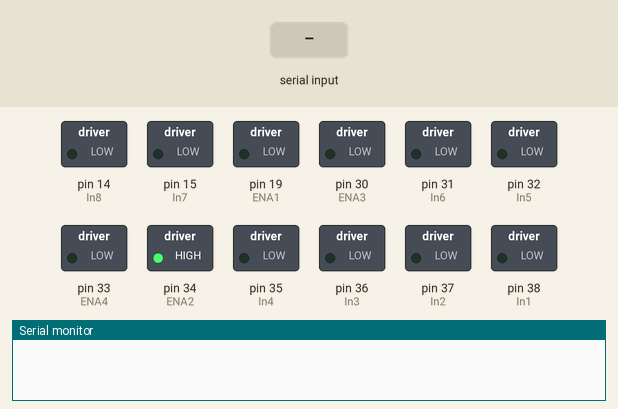
This sketch was run on a simulated Arduino Mega 2560, built with avr-gcc and run on an emulated ATmega2560. Shown: switched loads named in the sketch (green lamp = pin HIGH), the last lines printed to the serial monitor. The test bench sets the inputs (shaded band).

Above: at 1.2 s.
1.3 s: "w" received over Serial
At 1.9 s:
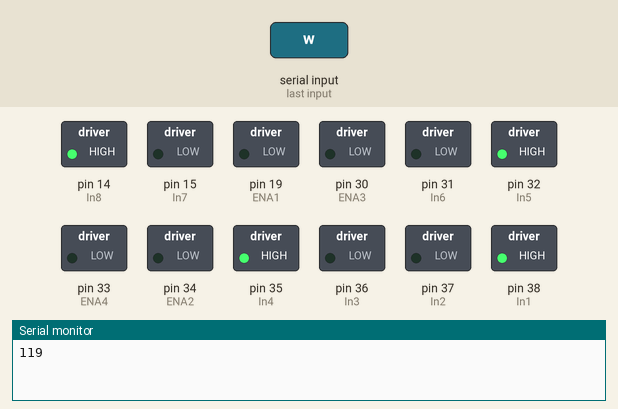
2.8 s: byte 32 (32) received over Serial
At 4.0 s:
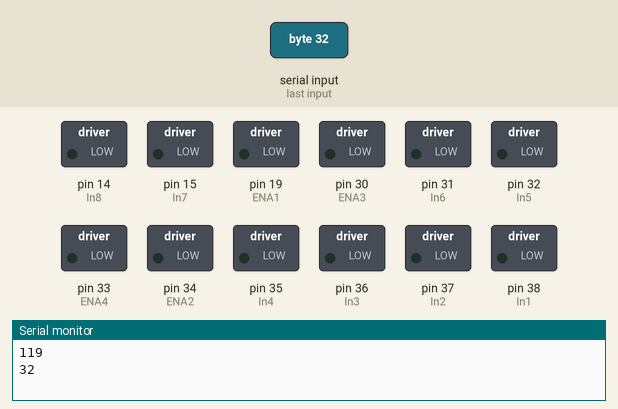
4.3 s: "s" received over Serial
At 5.4 s:
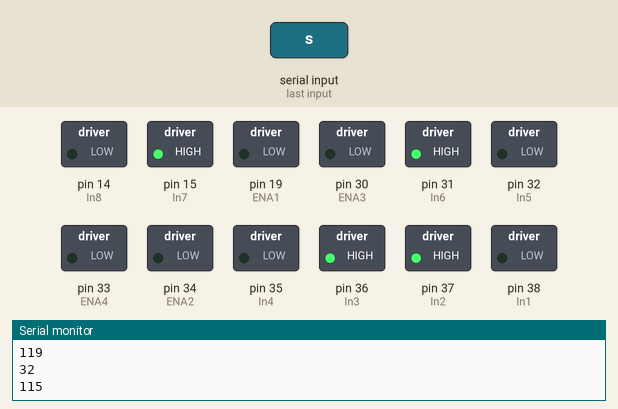
5.8 s: "d" received over Serial
At 6.5 s:
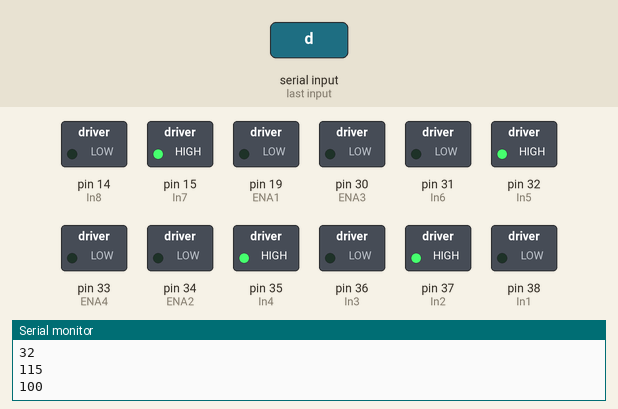
7.3 s: "a" received over Serial
At 7.7 s:
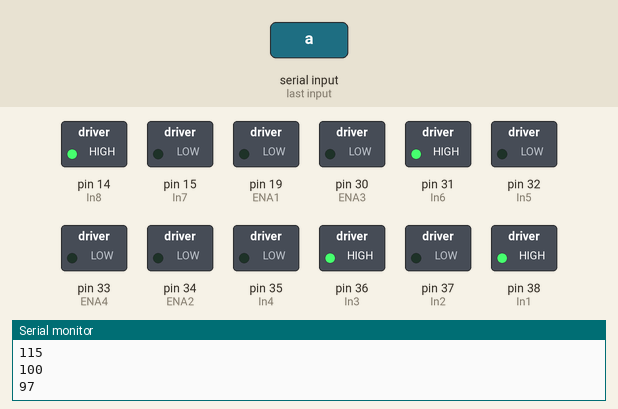
8.8 s: "e" received over Serial
At 10.0 s:
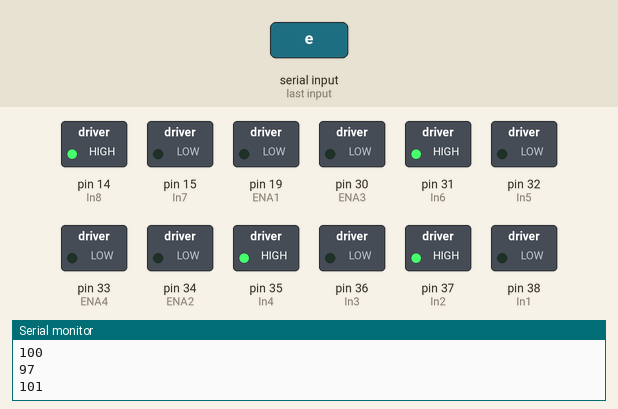
Timing chart, 0 to 11.3 s (numbered marks = the images above; inputs shaded):
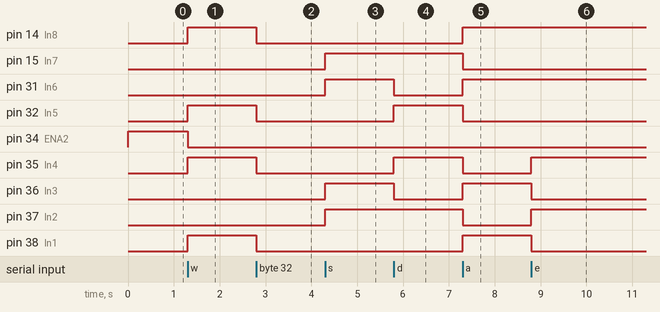

Measured:
- after the input at 1.3 s, pin 14 (In8), pin 32 (In5), pin 35 (In4), pin 38 (In1): LOW → HIGH at once; pin 34 (ENA2): HIGH → LOW at once
- after the input at 2.8 s, pin 14 (In8), pin 32 (In5), pin 35 (In4), pin 38 (In1): HIGH → LOW at once
- after the input at 4.3 s, pin 15 (In7), pin 31 (In6), pin 36 (In3), pin 37 (In2): LOW → HIGH at once
- after the input at 5.8 s, pin 31 (In6), pin 36 (In3): HIGH → LOW at once; pin 32 (In5), pin 35 (In4): LOW → HIGH at once
- after the input at 7.3 s, pin 14 (In8), pin 31 (In6), pin 36 (In3), pin 38 (In1): LOW → HIGH at once; pin 15 (In7), pin 32 (In5), pin 35 (In4), pin 37 (In2): HIGH → LOW at once
- after the input at 8.8 s, pin 35 (In4), pin 37 (In2): LOW → HIGH at once; pin 36 (In3), pin 38 (In1): HIGH → LOW at once

The sketch:

Motors-Code-Tiva.ino
```cpp
//Front-Right wheel
int In1 = 38;
int In2 = 37;
int ENA1 = 19;

//Front-Left wheel
int In3 = 36;
int In4 = 35;
int ENA2 = 34;

//Back-Right wheel
int In5 = 32;
int In6 = 31;
int ENA4 = 33;
//Back-Left Wheel
int In7 = 15;
int In8 = 14;
int ENA3 = 30;

int SPEED = 70;

void setup() {
  // put your setup code here, to run once:
  Serial.begin(9600);
  pinMode(In1,OUTPUT);
  pinMode(In2,OUTPUT);
  pinMode(In3,OUTPUT);
  pinMode(In4,OUTPUT);
  pinMode(In5,OUTPUT);
  pinMode(In6,OUTPUT);
  pinMode(In7,OUTPUT);
  pinMode(In8,OUTPUT);
  analogWrite(ENA1, 95);
  analogWrite(ENA2, 200);
  analogWrite(ENA3, 95);
  analogWrite(ENA4, 95);
}

void loop() {
  // put your main code here, to run repeatedly:
  while (Serial.available()>0){
    int rx= Serial.read();
    Serial.println(rx);
    switch (rx){
      case 119:
      //FOWARD w
        digitalWrite(In2,LOW);
        digitalWrite(In1, HIGH);
        digitalWrite(In4,HIGH);
        digitalWrite(In3, LOW);
        digitalWrite(In5,HIGH);
        digitalWrite(In6, LOW);
        digitalWrite(In7,LOW);
        digitalWrite(In8, HIGH);
        break;
      case 115:
      //BACKWARD S
        digitalWrite(In2,HIGH);
        digitalWrite(In1, LOW);
        digitalWrite(In4,LOW);
        digitalWrite(In3, HIGH);
        digitalWrite(In5,LOW);
        digitalWrite(In6, HIGH);
        digitalWrite(In7,HIGH);
        digitalWrite(In8, LOW);
        break;
        case 100:
      //RIGHT d
        digitalWrite(In2,HIGH);
        digitalWrite(In1, LOW);
        digitalWrite(In4,HIGH);
        digitalWrite(In3, LOW);
        digitalWrite(In5,HIGH);
        digitalWrite(In6, LOW);
        digitalWrite(In7,HIGH);
        digitalWrite(In8, LOW);
        break;
       case 97:
      //LEFT a
        digitalWrite(In2,LOW);
        digitalWrite(In1, HIGH);
        digitalWrite(In4,LOW);
        digitalWrite(In3, HIGH);
        digitalWrite(In5,LOW);
        digitalWrite(In6, HIGH);
        digitalWrite(In7,LOW);
        digitalWrite(In8, HIGH);
        break;
        case 101:
      //ROTATE LEFT e
        digitalWrite(In2,HIGH);
        digitalWrite(In1, LOW);
        digitalWrite(In4,HIGH);
        digitalWrite(In3, LOW);
        digitalWrite(In5,LOW);
        digitalWrite(In6, HIGH);
        digitalWrite(In7,LOW);
        digitalWrite(In8, HIGH);
        break;
        case 122:
        //ROTATE LEFT q
        digitalWrite(In2, LOW);
        digitalWrite(In1, HIGH);
        digitalWrite(In4,LOW);
        digitalWrite(In3, HIGH);
        digitalWrite(In5,HIGH);
        digitalWrite(In6, LOW);
        digitalWrite(In7,HIGH);
        digitalWrite(In8, LOW);
        break;
      case 32:
      //STOP SPACE
        digitalWrite(In2,LOW);
        digitalWrite(In1, LOW);
        digitalWrite(In4,LOW);
        digitalWrite(In3, LOW);
        digitalWrite(In5,LOW);
        digitalWrite(In6, LOW);
        digitalWrite(In7,LOW);
        digitalWrite(In8, LOW);
        break;

    }


//ENA 255 means high speed and 0 means low speed
 analogWrite(ENA1, SPEED);
 analogWrite(ENA2, SPEED);
 analogWrite(ENA3, SPEED);
 analogWrite(ENA4, SPEED);
  }

}
```
